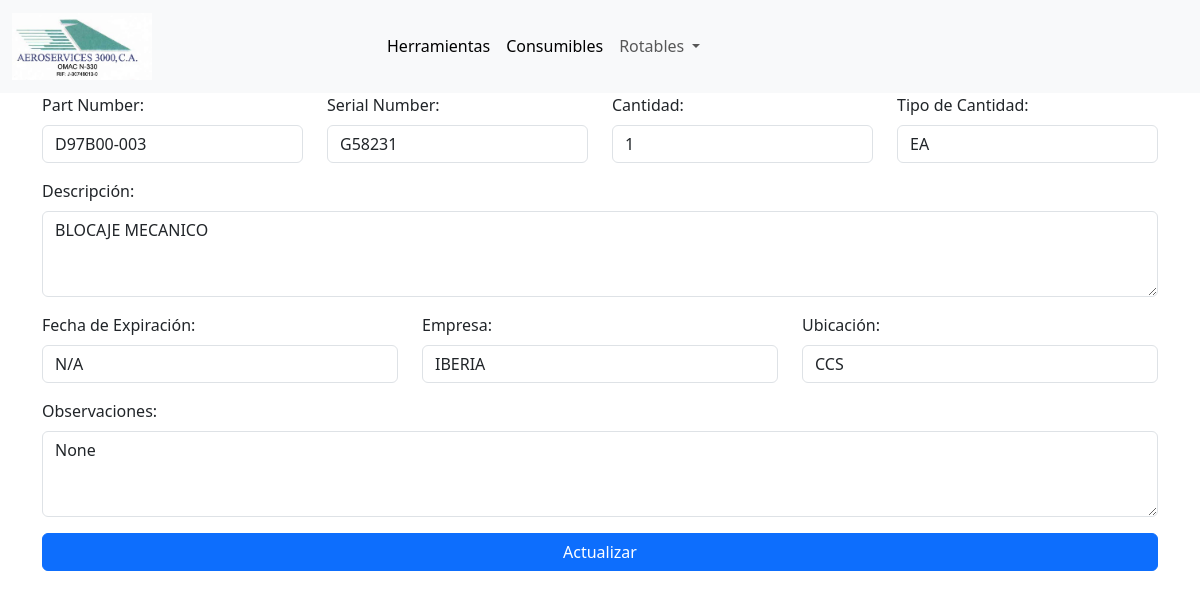
Screenshot of /herramientas/herramientas_form/1 with the database file from the repository.
### app/backend/models/herramientas.py (models this page shows, shortened)
class Herramienta(db.Model):
    __tablename__ = 'herramienta'
    id = db.Column(db.Integer, primary_key=True)
    description = db.Column(db.String(128), nullable=True)
    part_num = db.Column(db.String(128), nullable=False)
    serial_num = db.Column(db.String(32), nullable=False)
    expiration_date = db.Column(db.String(16), nullable=False)
    location = db.Column(db.String(8), nullable=False)
    quantity = db.Column(db.Integer, nullable=True)
    type_quantity = db.Column(db.String(16), nullable=True)
    obs = db.Column(db.String(32), nullable=True)
    company = db.Column(db.String(32), nullable=False)

### app/backend/web_endpoints/herramientas/routes_herramientas.py (the view, shortened to what this page needs)
@bp.route("/herramientas_form/<string:id>", methods=["GET", "POST"])
@bp.route('/herramientas_form', methods=['GET', 'POST'])
def herramientas_form(id=None):
    herramienta = None
    manager = MgrdbHerramientas()
    if id:
        herramienta = manager.get_by_id(id)
        if not herramienta:
            flash('La herramienta no existe.', 'error')
            return redirect(url_for("herramientas.herramientas_list"))
    return render_template('wp_herramientas_form.html', herramienta=herramienta)

### app/backend/managers/MgrdbBase.py (called while the page is built)
    def get_by_id(self, id):
        return self.model.query.get(id)

### app/frontend/templates/wp_herramientas_form.html (shortened to what this page needs)
{% extends 'base.html' %}
{% from 'macro_herramientas.jinja2' import macro_form_herramientas_model %}
{% block content %}
    {{ macro_form_herramientas_model(herramienta=herramienta, action_url=url_for('herramientas.herramientas_form', id=herramienta.id if herramienta else None)) }}
{% endblock %}

### app/frontend/macros/macro_herramientas.jinja2 (shortened to what this page needs)
{% from 'macro_buttons.jinja2' import button_edit_entity %}
{% from 'macro_buttons.jinja2' import button_delete_entity %}
{% macro macro_form_herramientas_model(herramienta=None, action_url=None) %}
<form action="{{ action_url }}" method="post" class="needs-validation" novalidate>
    <div class="container">
        <div class="row">
            <div class="col-md-3 mb-3">
                <label for="part_num" class="form-label">Part Number:</label>
                <input type="text" id="part_num" name="part_num" class="form-control"
                       value="{{ herramienta.part_num if herramienta else '' }}"
                       placeholder="Ingrese el Part Number" required>
            </div>
            <div class="col-md-3 mb-3">
                <label for="serial_num" class="form-label">Serial Number:</label>
                <input type="text" id="serial_num" name="serial_num" class="form-control"
                       value="{{ herramienta.serial_num if herramienta else '' }}"
                       placeholder="Ingrese el Serial Number" required>
            </div>
            <div class="col-md-3 mb-3">
                <label for="quantity" class="form-label">Cantidad:</label>
                <input type="number" id="quantity" name="quantity" class="form-control"
                       value="{{ herramienta.quantity if herramienta else '' }}"
                       placeholder="Ingrese la cantidad">
            </div>
            <div class="col-md-3 mb-3">
                <label for="type_quantity" class="form-label">Tipo de Cantidad:</label>
                <input type="text" id="type_quantity" name="type_quantity" class="form-control"
                       value="{{ herramienta.type_quantity if herramienta else '' }}"
                       placeholder="Ingrese el tipo de cantidad">
            </div>
        </div>
        <div class="row">
            <div class="col-md-12 mb-3">
                <label for="description" class="form-label">Descripción:</label>
                <textarea id="description" name="description" class="form-control" rows="3"
                          placeholder="Ingrese una descripción">{{ herramienta.description if herramienta else '' }}</textarea>
            </div>
        </div>
        <div class="row">
            <div class="col-md-4 mb-3">
                <label for="expiration_date" class="form-label">Fecha de Expiración:</label>
                <input type="text" id="expiration_date" name="expiration_date" class="form-control"
                       value="{{ herramienta.expiration_date if herramienta else '' }}"
                       placeholder="DD/MM/YYYY" required>
            </div>
            <div class="col-md-4 mb-3">
                <label for="company" class="form-label">Empresa:</label>
                <input type="text" id="company" name="company" class="form-control"
                       value="{{ herramienta.company if herramienta else '' }}"
                       placeholder="Ingrese el nombre de la empresa" required>
            </div>
            <div class="col-md-4 mb-3">
                <label for="location" class="form-label">Ubicación:</label>
                <input type="text" id="location" name="location" class="form-control"
                       value="{{ herramienta.location if herramienta else '' }}"
                       placeholder="Ingrese la ubicación" required>
            </div>
        </div>
        <div class="row">
            <div class="col-md-12 mb-3">
                <label for="obs" class="form-label">Observaciones:</label>
                <textarea id="obs" name="obs" class="form-control" rows="3"
                          placeholder="Ingrese observaciones">{{ herramienta.obs if herramienta else '' }}</textarea>
            </div>
        </div>
        <div class="d-grid">
            <button type="submit" class="btn btn-primary">
                {{ 'Actualizar' if herramienta else 'Crear' }}
            </button>
        </div>
    </div>
</form>
{% endmacro %}

### rows the page displays
Herramienta: part_num "D97B00-003", serial_num "G58231", quantity "1", type_quantity "EA", description "BLOCAJE MECANICO", expiration_date "N/A", company "IBERIA", location "CCS", obs "None"

### other values shown
{{ 'Actualizar' if herramienta else 'Crear' }} "Actualizar"
